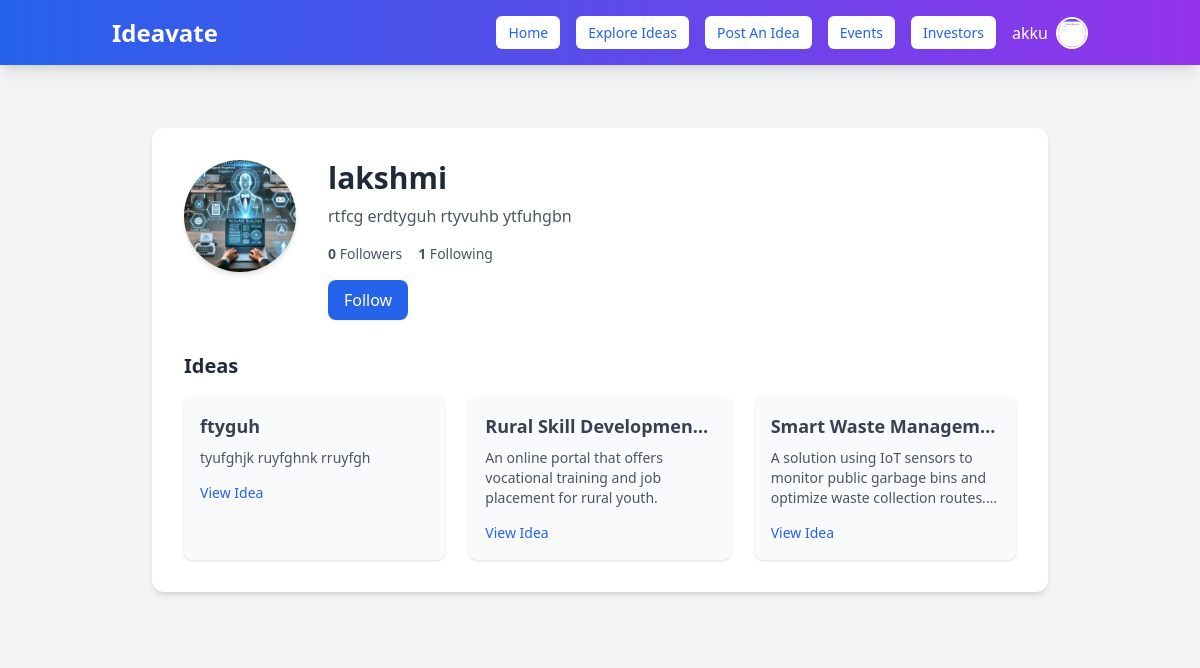
Page /profile/lakshmi/ (signed in) on the committed database.
### myapp/models.py (models this page shows, shortened)
class User(AbstractUser):
    is_user = models.BooleanField(default=False)
    is_organization = models.BooleanField(default=False)
    groups = models.ManyToManyField(Group, related_name="custom_user_groups", blank=True)
    user_permissions = models.ManyToManyField(Permission, related_name="custom_user_permissions", blank=True)

class UserProfile(models.Model):
    user = models.OneToOneField(User, on_delete=models.CASCADE, related_name="user_profile")
    profession = models.CharField(max_length=255, blank=True, null=True)  # Example: Entrepreneur, Developer
    expertise = models.CharField(max_length=255, blank=True, null=True)  # Example: AI, Marketing, FinTech
    bio = models.TextField(blank=True, null=True)  # Short user description
    resume = models.FileField(upload_to="resumes/", blank=True, null=True)
    profile_picture = models.ImageField(upload_to="profile_pics/", blank=True, null=True)
    linkedin = models.URLField(blank=True, null=True)
    portfolio_website = models.URLField(blank=True, null=True)
    class Meta:
        verbose_name = "User Profile"
        verbose_name_plural = "User Profiles"

class Idea(models.Model):
    user = models.ForeignKey(User, on_delete=models.CASCADE, related_name="ideas")
    idea_name = models.CharField(max_length=100)
    description = models.TextField(blank=True)
    category = models.CharField(max_length=100, blank=True, null=True)  # Example: Tech, Health, AI
    funding_goal = models.DecimalField(max_digits=10, decimal_places=2, null=True, blank=True)
    estimated_investment = models.DecimalField(max_digits=10, decimal_places=2, null=True, blank=True)
    collaboration = models.BooleanField(default=False)
    status = models.CharField(
        max_length=20,
        choices=[("open", "Open for Investment"), ("progress", "In Progress"), ("completed", "Completed")],
        default="open"
    )
    created_at = models.DateTimeField(auto_now_add=True)  # Timestamp when idea is posted
    updated_at = models.DateTimeField(auto_now=True)  # Timestamp when idea is modified
    class Meta:
        verbose_name = "Idea"
        verbose_name_plural = "Ideas"
        ordering = ["-created_at"]  # Show newest ideas first

### myapp/views.py (the view)
# urls.py: path('profile/<str:username>/', views.view_profile, name='view_profile'),
@login_required
def view_profile(request, username):
    profile_user = get_object_or_404(User, username=username)
    is_following = Follow.objects.filter(follower=request.user, following=profile_user).exists()
    ideas = Idea.objects.filter(user=profile_user)
    follower_count = Follow.objects.filter(following=profile_user).count()
    following_count = Follow.objects.filter(follower=profile_user).count()
    return render(request, 'profile_detail.html', {
        'profile_user': profile_user,
        'is_following': is_following,
        'ideas': ideas,
        'follower_count': follower_count,
        'following_count': following_count,
    })

### templates/profile_detail.html (shortened to what this page needs)
{% extends "navbar.html" %}
{% block content %}
<section class="py-12 bg-gray-100">
  <div class="max-w-4xl mx-auto bg-white p-8 rounded-xl shadow-md">
    <div class="flex flex-col sm:flex-row items-center sm:items-start sm:space-x-8 mb-8">
      {% if profile_user.user_profile.profile_picture %}
        <img src="{{ profile_user.user_profile.profile_picture.url }}" class="w-28 h-28 rounded-full object-cover shadow-md">
      {% else %}
        <img src="https://via.placeholder.com/100" class="w-28 h-28 rounded-full object-cover shadow-md">
      {% endif %}
      <div class="text-center sm:text-left mt-4 sm:mt-0 w-full">
        <div class="flex flex-col sm:flex-row sm:items-center sm:justify-between">
          <div>
            <h1 class="text-3xl font-bold text-gray-800">{{ profile_user.username }}</h1>
            <p class="text-gray-600 mt-2">{{ profile_user.user_profile.bio|default:"No bio available." }}</p>
          </div>
        </div>
        <div class="flex justify-center sm:justify-start space-x-4 mt-4 text-sm text-gray-600">
          <a href="{% url 'view_followers' profile_user.username %}">
            <div><span class="font-semibold">{{ follower_count }}</span> Followers</div>
          </a>
          <a href="{% url 'view_following' profile_user.username %}">
            <div><span class="font-semibold">{{ following_count }}</span> Following</div>
          </a>
        </div>
        {% if request.user.is_authenticated and request.user != profile_user %}
          {% if is_following %}
            <form method="POST" action="{% url 'unfollow_user' profile_user.username %}" class="mt-4">
              {% csrf_token %}
              <button type="submit" class="px-4 py-2 bg-red-500 hover:bg-red-600 text-white rounded-lg shadow-sm">
                Unfollow
              </button>
            </form>
          {% else %}
            <form method="POST" action="{% url 'follow_user' profile_user.username %}" class="mt-4">
              <button type="submit" class="px-4 py-2 bg-blue-600 hover:bg-blue-700 text-white rounded-lg shadow-sm">
                Follow
              </button>
            </form>
          {% endif %}
        {% endif %}
      </div>
    </div>
    <h2 class="text-xl font-semibold text-gray-800 mb-4">Ideas</h2>
    <div class="grid grid-cols-1 sm:grid-cols-2 md:grid-cols-3 gap-6">
      {% for idea in ideas %}
        <div class="bg-gray-50 rounded-lg shadow hover:shadow-lg transition p-4">
          <h3 class="font-bold text-lg text-gray-700 mb-2 truncate">{{ idea.idea_name }}</h3>
          <p class="text-sm text-gray-600 mb-3 line-clamp-3">
            {{ idea.description|truncatewords:15 }}
          </p>
          <a href="{% url 'idea_detail' idea.id %}" class="text-blue-600 text-sm font-medium hover:underline">View Idea</a>
        </div>
      {% empty %}
        <p class="text-gray-500 col-span-full">This user hasn't posted any ideas yet.</p>
      {% endfor %}
    </div>
  </div>
</section>
{% endblock %}

### templates/navbar.html (shortened to what this page needs)
{% load static %}
<!DOCTYPE html>
<html lang="en">
<head>
  <script src="https://cdn.tailwindcss.com"></script>
</head>
<body class="bg-gray-100">
  <nav class="bg-gradient-to-r from-blue-600 to-purple-600 shadow-lg py-4 fixed w-full top-0 z-50">
    <div class="container mx-auto flex flex-wrap justify-between items-center px-6">
      <a href="{% url 'home' %}" class="text-white text-2xl font-bold hover:opacity-90 transition">Ideavate</a>
      <div id="nav-links" class="w-full md:flex md:items-center md:w-auto hidden">
        <div class="flex flex-col md:flex-row md:space-x-4 w-full md:w-auto items-center">
          {% if user.is_authenticated %}
            {% if user.is_superuser %}
              <a href="{% url 'admin_dashboard' %}" class="nav-button">Admin Dashboard</a>
            {% elif user.is_user %}
              <a href="{% url 'home' %}" class="nav-button">Home</a>
              <a href="{% url 'idea_list' %}" class="nav-button">Explore Ideas</a>
              <a href="{% url 'post_idea' %}" class="nav-button">Post An Idea</a>
              <a href="{% url 'events' %}" class="nav-button">Events</a>
              <a href="{% url 'investors' %}" class="nav-button">Investors</a>
              <div class="relative flex items-center space-x-2">
                <span class="text-white font-medium">{{ user.username }}</span>
                <button onclick="toggleDropdown(event)" class="focus:outline-none">
                  {% if user.user_profile and user.user_profile.profile_picture %}
                    <img
                      src="{{ user.user_profile.profile_picture.url }}"
                      alt="Profile"
                      class="h-8 w-8 rounded-full border-2 border-white object-cover"
                    />
                  {% else %}
                    <img
                      src="{% static 'images/default-profile.png' %}"
                      alt="Default"
                      class="h-8 w-8 rounded-full border-2 border-white object-cover"
                    />
                  {% endif %}
                </button>
              </div>
            {% endif %}
          {% else %}
            <a href="{% url 'signin' %}" class="nav-button">Sign In</a>
            <a href="{% url 'signup' %}" class="nav-button">Sign Up</a>
          {% endif %}
        </div>
      </div>
    </div>
  </nav>
  <div class="container mx-auto px-4 py-20">
    {% block content %}{% endblock %}
  </div>
</body>
</html>

### templates/navbar.html (style rules this page uses)
.nav-button { padding: 6px 12px; font-size: 14px; background: white; color: #2563eb; font-weight: 500; border-radius: 6px; transition: background 0.3s ease-in-out; }

### rows in the picture
User: username "akku", user_profile.profile_picture (picture)
User: user_profile.profile_picture (picture), username "lakshmi", user_profile.bio "rtfcg erdtyguh rtyvuhb ytfuhgbn"
Idea: idea_name "ftyguh", description "tyufghjk ruyfghnk rruyfgh"
Idea: idea_name "Rural Skill Developmen…", description "An online portal that offers vocational training and job placement for rural youth."
Idea: idea_name "Smart Waste Managem…", description "A solution using IoT sensors to monitor public garbage bins and optimize waste collection…"

### other values in the picture
{{ follower_count }} "0"
{{ following_count }} "1"
